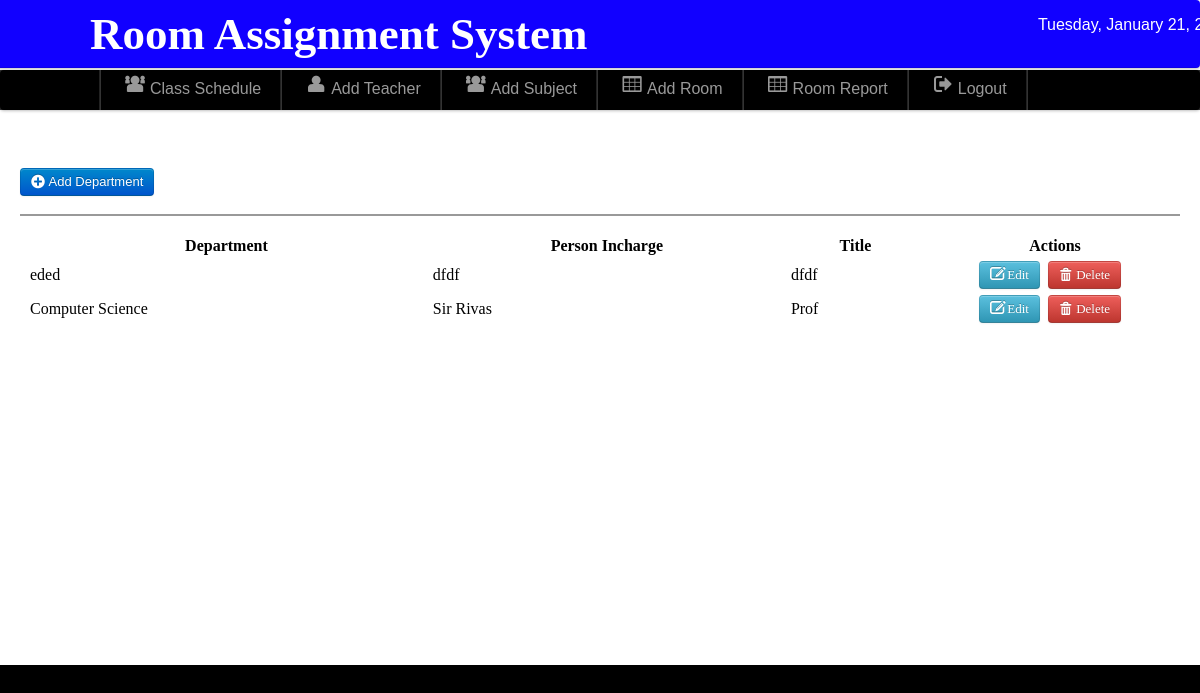
Page /admin/department.php (signed in) on the committed database.
### tables this page shows
CREATE TABLE `departmet` (
  `department_id` int(11) NOT NULL,
  `person_incharge` varchar(50) NOT NULL,
  `title` varchar(50) NOT NULL,
  `department` varchar(100) NOT NULL
);

### admin/department.php (the view, shortened to what this page needs)
<?php
include('./components/header.php');
include('./connection/dbcon.php');
include('./components/nav-top1.php');
include('./components/main.php');
?>
<div class="wrapper">
<div id="element" class="hero-body-subject-add">
<div class="nav-content">
<h2><font color="white">Department List</font></h2>
	<a class="btn btn-primary"  href="add_department.php">  <i class="icon-plus-sign icon-large"></i>&nbsp;Add Department</a>
	<hr>
	<table class="users-table">
<div class="demo_jui">
		<table cellpadding="0" cellspacing="0" border="0" class="display" id="log" class="jtable">
			<thead>
				<tr>
				<th>Department</th>
				<th>Person Incharge</th>
				<th>Title</th>
				<th>Actions</th>
				</tr>
			</thead>
			<tbody>
<?php
$result=mysqli_query($conn,"select * from departmet")or die(mysqli_error($conn));
while($row=mysqli_fetch_array($result)){ $id=$row['department_id'];
?>
<tr class="del<?php echo $id ?>">
	<td><?php echo $row['department'] ?></td>
	<td><?php echo $row['person_incharge'] ?></td>
	<td><?php echo $row['title'] ?></td>
	<td align="center" width="240">
	<a class="btn btn-info" href="edit_department.php<?php echo '?id='.$id; ?>"><i class="icon-edit icon-large"></i>&nbsp;Edit</a>&nbsp;
	<a class="btn btn-danger1"  id="<?php echo $id; ?>">  <i class="icon-trash icon-large"></i>&nbsp;Delete</a>
</td>
<?php }  ?>
	</tr>
			</tbody>
		</table>
</div>
	</div>
</div>
</body>

### admin/css/style.css (style rules this page uses)
* { margin:0; padding:0; }
a { color:#000000; }
.wrapper { margin-top: -43px; background-color: #ffffff; }
html, body { height: 100%; margin: 0; padding: 0; display: flex; flex-direction: column; min-height: 100%; }
.hero-body-subject-add { padding: 20px; background-color: #ffffff; color: white; border-radius: 8px; }

### admin/css/datatable/demo_table_jui.css (style rules this page uses)
table.display thead th { cursor: pointer; padding: 3px 0 3px 10px; }
table.display { border-collapse: collapse; clear: both; margin: 0 auto; width: 100%; }
table.display td { padding: 3px 10px; }

### rows in the picture
departmet: department "eded", person_incharge "dfdf", title "dfdf"
departmet: department "Computer Science", person_incharge "Sir Rivas", title "Prof"
